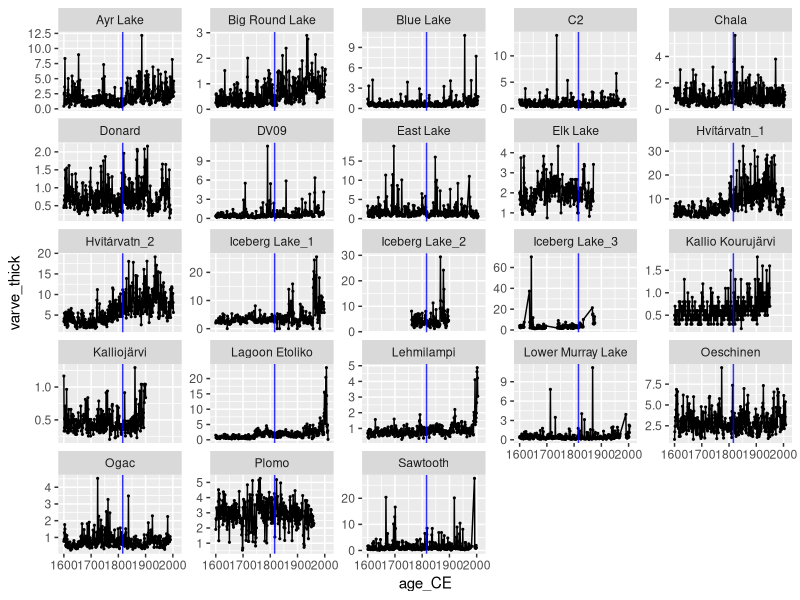
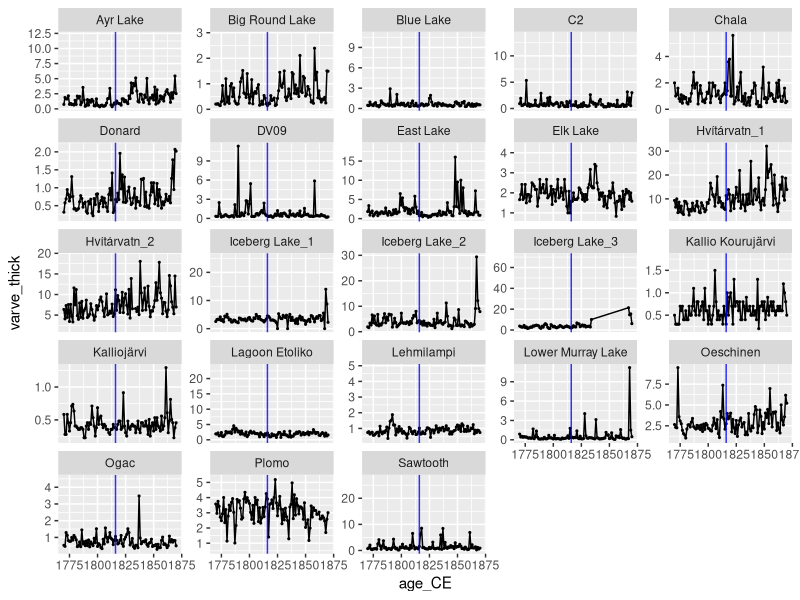
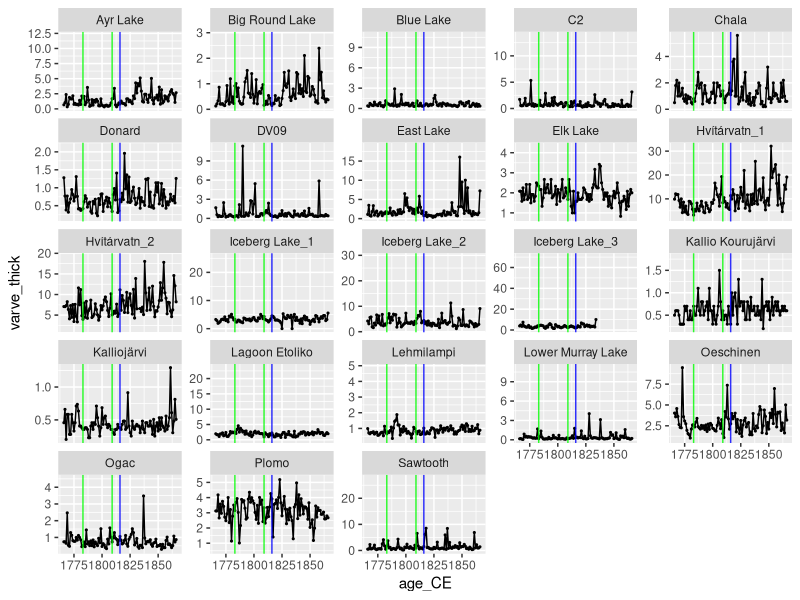
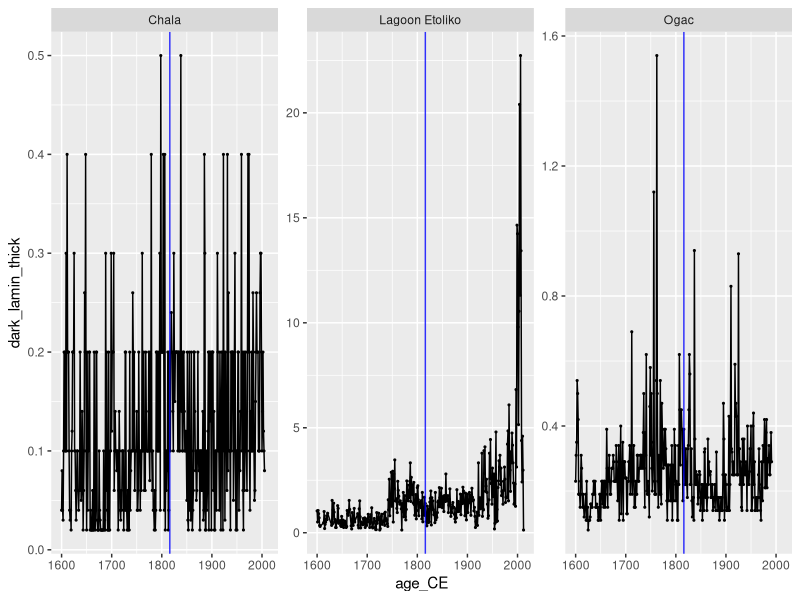
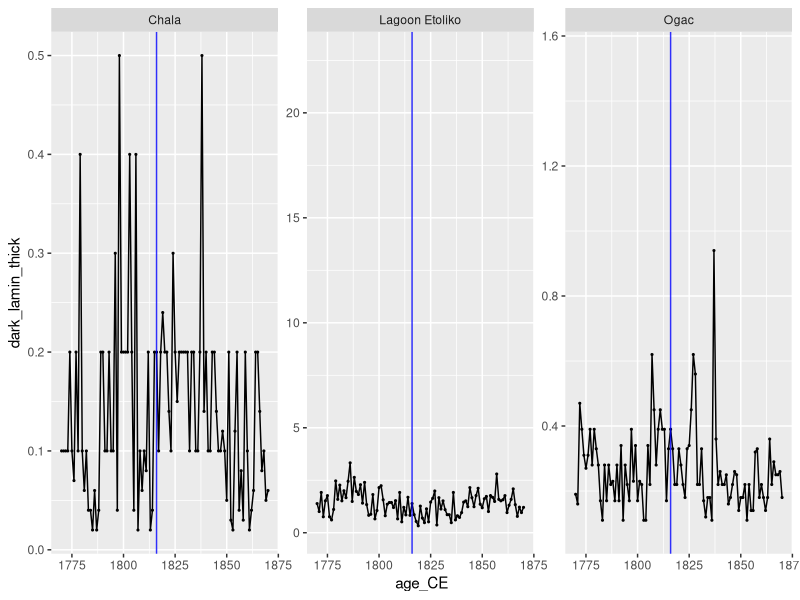
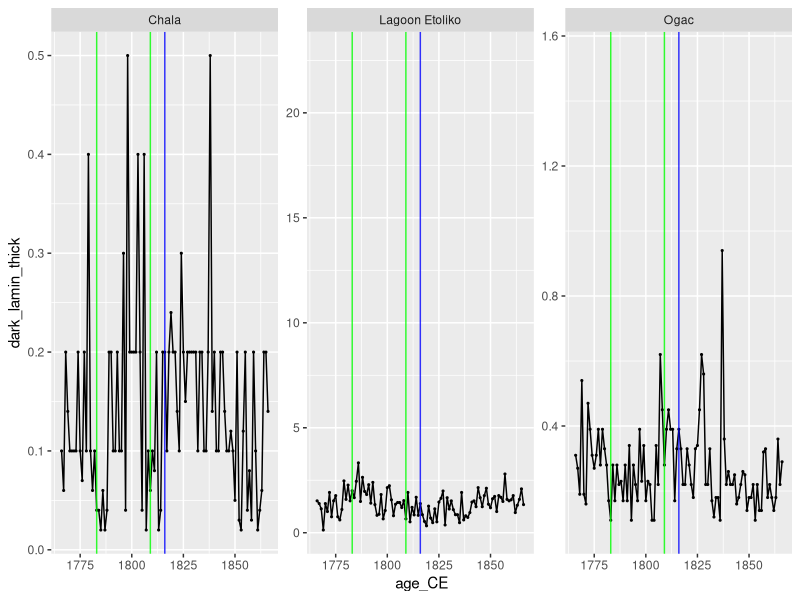
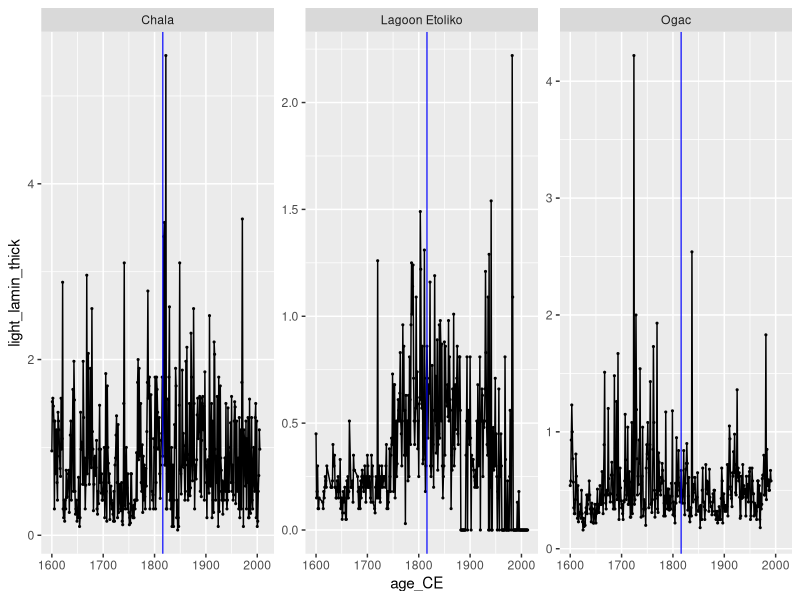
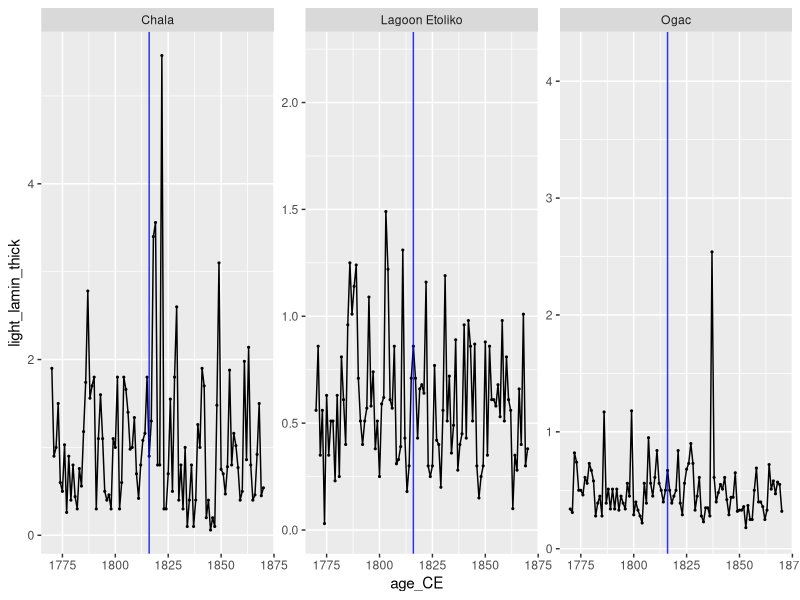

Here is the R script that generated these plots, in order: (Note: this script raises an error after producing the figures.)
library(tidyverse)
library(ggrepel)

#plot varve thickness time series -------

varda_long_red <- read_csv("data/varda_long_red.csv")

varve_thick_plot <- ggplot(varda_long_red, aes(x = age_CE, y = varve_thick)) +
  geom_line() +
  geom_point(size = 0.4) +
  geom_vline(xintercept = 1816, color = "blue", alpha = 0.8) +
  facet_wrap(.~ lake_name, scales = "free_y")

varve_thick_plot

varve_thick_plot + xlim(c(1770, 1870))

varve_thick_plot + xlim(c(1816-50, 1816+50)) +
  geom_vline(xintercept = 1783, color = "green", alpha = 0.8) + #Laki, Iceland
  geom_vline(xintercept = 1809, color = "green", alpha = 0.8) #undiff

dark_thick_plot <- varda_long_red %>% 
  filter(!is.na(dark_lamin_thick)) %>% 
  ggplot(aes(x = age_CE, y = dark_lamin_thick)) + 
  geom_line() +
  geom_point(size = 0.4) +
  geom_vline(xintercept = 1816, color = "blue", alpha = 0.8) +
  facet_wrap(.~ lake_name, scales = "free_y")

dark_thick_plot

dark_thick_plot + xlim(c(1770, 1870))

dark_thick_plot + xlim(c(1816-50, 1816+50)) +
  geom_vline(xintercept = 1783, color = "green", alpha = 0.8) + #Laki, Iceland
  geom_vline(xintercept = 1809, color = "green", alpha = 0.8) #undiff

light_thick_plot <- varda_long_red %>% 
  filter(!is.na(light_lamin_thick)) %>% 
  ggplot(aes(x = age_CE, y = light_lamin_thick)) + 
  geom_line() +
  geom_point(size = 0.4) +
  geom_vline(xintercept = 1816, color = "blue", alpha = 0.8) +
  facet_wrap(.~ lake_name, scales = "free_y")

light_thick_plot

light_thick_plot + xlim(c(1770, 1870))

light_thick_plot + xlim(c(1816-50, 1816+50)) +
  geom_vline(xintercept = 1783, color = "green", alpha = 0.8) + #Laki, Iceland
  geom_vline(xintercept = 1809, color = "green", alpha = 0.8) #undiff

#plot peak detection results ---------
##total vt-----
#add labels to peaks so that the corresponding year is visible
pd_df_vt_total_mgcv <- read_csv("data/pd_df_vt_total_mgcv.csv")

pd_df_vt_total_mgcv_plot <- ggplot(pd_df_vt_total_mgcv, aes(x = age_CE, y = varve_thick)) +
  geom_line() +
  geom_point(size = 0.4) +
  geom_point(data = filter(pd_df_vt_total_mgcv, peaks_pos == 1),
             shape = 8, color = "red") +
  geom_point(data = filter(pd_df_vt_total_mgcv, peaks_neg == 1), 
             shape = 8, color = "blue") +
  geom_vline(xintercept = 1816, color = "blue", alpha = 0.8) +
  geom_text_repel(data = filter(pd_df_vt_total_mgcv,
                                (peaks_pos == 1 | peaks_neg == 1) & age_CE >= 1805 & age_CE <= 1825),
            aes(label = as.character(round(age_CE, 0))),
             vjust = -0.5) +
  facet_wrap(.~ lake_name, scales = "free_y")



##light laminae thickness-------
pd_df_vt_light_mgcv <- read_csv("data/pd_df_vt_light_mgcv.csv")

pd_df_vt_light_mgcv_plot <- ggplot(pd_df_vt_light_mgcv, aes(x = age_CE, y = light_lamin_thick)) +
  geom_line() +
  geom_point(size = 0.4) +
  geom_point(data = filter(pd_df_vt_light_mgcv, peaks_pos == 1),
             shape = 8, color = "red") +
  geom_point(data = filter(pd_df_vt_light_mgcv, peaks_neg == 1), 
             shape = 8, color = "blue") +
  geom_vline(xintercept = 1816, color = "blue", alpha = 0.8) +
  geom_text_repel(data = filter(pd_df_vt_light_mgcv,
                                (peaks_pos == 1 | peaks_neg == 1) & age_CE >= 1805 & age_CE <= 1825),
                  aes(label = as.character(round(age_CE, 0))),
                  vjust = -0.5) +
  facet_wrap(.~ lake_name, scales = "free_y")

pd_df_vt_light_mgcv + xlim(c(1800, 1840))

##dark laminae thickness-------
pd_df_vt_dark_mgcv <- read_csv("data/pd_df_vt_dark_mgcv.csv")

pd_df_vt_dark_mgcv_plot <- ggplot(pd_df_vt_dark_mgcv, aes(x = age_CE, y = dark_lamin_thick)) +
  geom_line() +
  geom_point(size = 0.4) +
  geom_point(data = filter(pd_df_vt_dark_mgcv, peaks_pos == 1),
             shape = 8, color = "red") +
  geom_point(data = filter(pd_df_vt_dark_mgcv, peaks_neg == 1), 
             shape = 8, color = "blue") +
  geom_vline(xintercept = 1816, color = "blue", alpha = 0.8) +
  geom_text_repel(data = filter(pd_df_vt_dark_mgcv,
                                (peaks_pos == 1 | peaks_neg == 1) & age_CE >= 1805 & age_CE <= 1825),
                  aes(label = as.character(round(age_CE, 0))),
                  vjust = -0.5) +
  facet_wrap(.~ lake_name, scales = "free_y")

pd_df_vt_dark_mgcv + xlim(c(1800, 1840))
